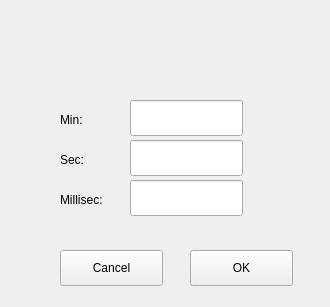
<?xml version="1.0" encoding="UTF-8"?>
<ui version="4.0">
 <class>Form</class>
 <widget class="QWidget" name="Form">
  <property name="geometry">
   <rect>
    <x>0</x>
    <y>0</y>
    <width>330</width>
    <height>307</height>
   </rect>
  </property>
  <property name="windowTitle">
   <string>Form</string>
  </property>
  <widget class="QPushButton" name="okButton">
   <property name="geometry">
    <rect>
     <x>190</x>
     <y>250</y>
     <width>103</width>
     <height>36</height>
    </rect>
   </property>
   <property name="text">
    <string>OK</string>
   </property>
  </widget>
  <widget class="QLabel" name="line2Label">
   <property name="geometry">
    <rect>
     <x>60</x>
     <y>150</y>
     <width>66</width>
     <height>19</height>
    </rect>
   </property>
   <property name="text">
    <string>Sec:</string>
   </property>
  </widget>
  <widget class="QLabel" name="line1Label">
   <property name="geometry">
    <rect>
     <x>60</x>
     <y>110</y>
     <width>61</width>
     <height>20</height>
    </rect>
   </property>
   <property name="text">
    <string>Min:</string>
   </property>
  </widget>
  <widget class="QLineEdit" name="lineEdit1">
   <property name="geometry">
    <rect>
     <x>130</x>
     <y>100</y>
     <width>113</width>
     <height>36</height>
    </rect>
   </property>
  </widget>
  <widget class="QLabel" name="line3Label">
   <property name="geometry">
    <rect>
     <x>60</x>
     <y>190</y>
     <width>66</width>
     <height>19</height>
    </rect>
   </property>
   <property name="text">
    <string>Millisec:</string>
   </property>
  </widget>
  <widget class="QLineEdit" name="lineEdit3">
   <property name="geometry">
    <rect>
     <x>130</x>
     <y>180</y>
     <width>113</width>
     <height>36</height>
    </rect>
   </property>
  </widget>
  <widget class="QPushButton" name="cancelButton">
   <property name="geometry">
    <rect>
     <x>60</x>
     <y>250</y>
     <width>103</width>
     <height>36</height>
    </rect>
   </property>
   <property name="text">
    <string>Cancel</string>
   </property>
  </widget>
  <widget class="QLineEdit" name="lineEdit2">
   <property name="geometry">
    <rect>
     <x>130</x>
     <y>140</y>
     <width>113</width>
     <height>36</height>
    </rect>
   </property>
  </widget>
  <widget class="QLabel" name="titleLabel">
   <property name="geometry">
    <rect>
     <x>30</x>
     <y>10</y>
     <width>271</width>
     <height>61</height>
    </rect>
   </property>
   <property name="styleSheet">
    <string notr="true">font: 13pt &quot;Cantarell&quot;;</string>
   </property>
   <property name="text">
    <string/>
   </property>
  </widget>
 </widget>
 <resources/>
 <connections/>
</ui>
